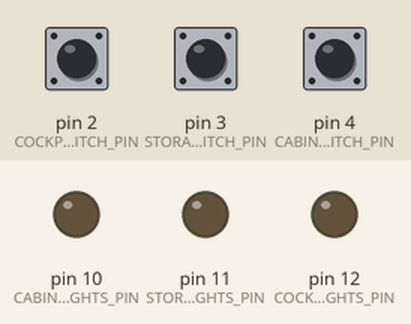
The sketch below on a simulated Arduino Uno, built with avr-gcc and run on an emulated ATmega328P. On the bench: output pins drawn as LEDs (lit = HIGH). The inputs (shaded band) are chosen by the test bench; at power-on: pin 2 (COCKPIT_LIGHTS_SWITCH_PIN) LOW, pin 3 (STORAGE_LIGHTS_SWITCH_PIN) LOW, pin 4 (CABIN_LIGHTS_SWITCH_PIN) LOW.

Above: at 1.2 s.
1.3 s: pin 2 (COCKPIT_LIGHTS_SWITCH_PIN) pulled HIGH for 0.15 s
At 1.37 s:
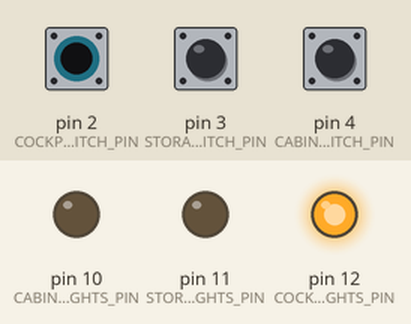
2.9 s: pin 3 (STORAGE_LIGHTS_SWITCH_PIN) pulled HIGH for 0.15 s
At 2.97 s:
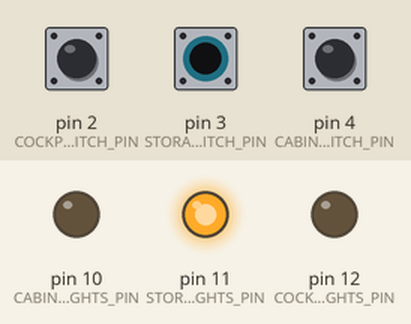
4.5 s: pin 4 (CABIN_LIGHTS_SWITCH_PIN) pulled HIGH for 0.15 s
At 4.57 s:
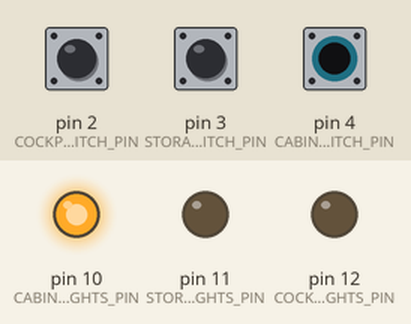
6.1 s: pin 4 (CABIN_LIGHTS_SWITCH_PIN) pulled HIGH for 3.2 s
At 10.2 s:
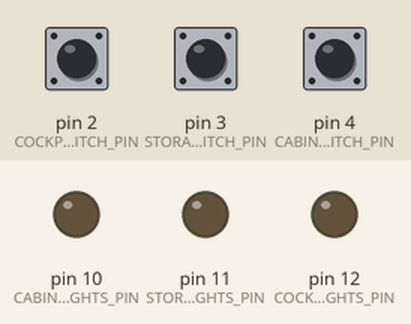
10.8 s: pin 2 (COCKPIT_LIGHTS_SWITCH_PIN) pulled HIGH for 3.2 s
At 11.3 s:
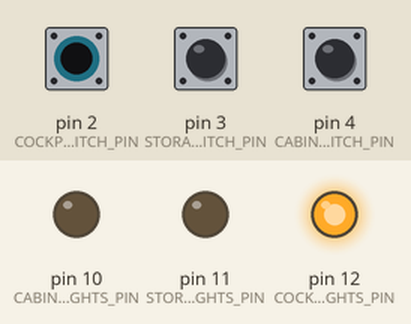
15.5 s: pin 2 (COCKPIT_LIGHTS_SWITCH_PIN) driven HIGH and pin 3 (STORAGE_LIGHTS_SWITCH_PIN) driven HIGH
At 16.1 s:
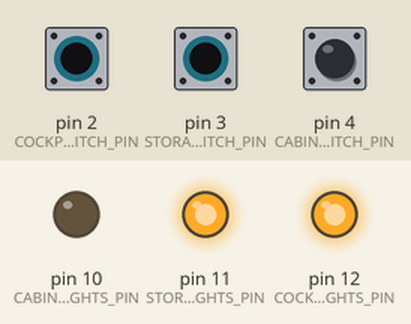
Timing chart, 0 to 18.0 s (numbered marks = the images above; inputs shaded):
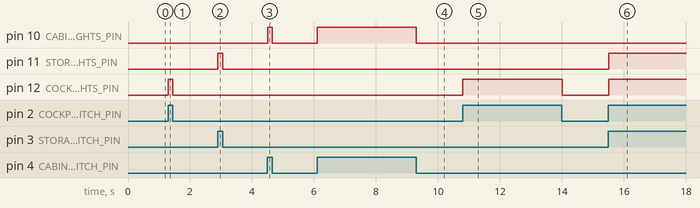

Measured:
- after the input at 1.3 s, pin 12 (COCKPIT_LIGHTS_PIN): LOW → HIGH at once, → LOW 0.15 s later
- after the input at 2.9 s, pin 11 (STORAGE_LIGHTS_PIN): LOW → HIGH at once, → LOW 0.15 s later
- after the input at 4.5 s, pin 10 (CABIN_LIGHTS_PIN): LOW → HIGH at once, → LOW 0.15 s later
- after the input at 6.1 s, pin 10 (CABIN_LIGHTS_PIN): LOW → HIGH at once, → LOW 3.2 s later
- after the input at 10.8 s, pin 12 (COCKPIT_LIGHTS_PIN): LOW → HIGH at once, → LOW 3.2 s later
- after the input at 15.5 s, pin 11 (STORAGE_LIGHTS_PIN), pin 12 (COCKPIT_LIGHTS_PIN): LOW → HIGH at once

The sketch:

day_4_multi_switch.ino
```cpp
#include "Arduino.h"  // include information about our HERO


const byte CABIN_LIGHTS_PIN = 10;    // pin controlling the cabin lights
const byte STORAGE_LIGHTS_PIN = 11;  // pin controlling the storage lights
const byte COCKPIT_LIGHTS_PIN = 12;  // pin controlling the exterior lights

const byte CABIN_LIGHTS_SWITCH_PIN = 4;    // switch controlling the cabin lights
const byte STORAGE_LIGHTS_SWITCH_PIN = 3;  // switch controlling the storage lights
const byte COCKPIT_LIGHTS_SWITCH_PIN = 2;


void setup() {
  // put your setup code here, to run once:
  // Configure our LED control pins as OUTPUT pins
  pinMode(CABIN_LIGHTS_PIN, OUTPUT);    // pin controlling the cabin lights
  pinMode(STORAGE_LIGHTS_PIN, OUTPUT);  // pin controlling the storage lights
  pinMode(COCKPIT_LIGHTS_PIN, OUTPUT);  // pin controlling the exterior lights

  // Configure the switch pins as INPUT pins
  pinMode(CABIN_LIGHTS_SWITCH_PIN, INPUT);    // pin connected to switch 1 (cabin lights)
  pinMode(STORAGE_LIGHTS_SWITCH_PIN, INPUT);  // pin connected to switch 2 (storage lights)
  pinMode(COCKPIT_LIGHTS_SWITCH_PIN, INPUT);  // pin connected to switch 3 (exterior lights)
}

void loop() {
  // Control cabin lights based on setting on switch 1
  if (digitalRead(CABIN_LIGHTS_SWITCH_PIN) == HIGH) {  // if switch is on (HIGH voltage)
    digitalWrite(CABIN_LIGHTS_PIN, HIGH);              // turn on LED by providing HIGH voltage (5v)
  } else {
    digitalWrite(CABIN_LIGHTS_PIN, LOW);  // turn off LED by setting output to LOW (zero volts)
  }

  // Control storage lights based on setting on switch 2
  if (digitalRead(STORAGE_LIGHTS_SWITCH_PIN) == HIGH) {  // if switch is on (HIGH voltage)
    digitalWrite(STORAGE_LIGHTS_PIN, HIGH);              // turn on LED by providing HIGH voltage (5v)
  } else {
    digitalWrite(STORAGE_LIGHTS_PIN, LOW);  // turn off LED by setting output to LOW (zero volts)
  }

  // Control exterior lights based on setting on switch 3
  if (digitalRead(COCKPIT_LIGHTS_SWITCH_PIN) == HIGH) {  // if switch is on (HIGH voltage)
    digitalWrite(COCKPIT_LIGHTS_PIN, HIGH);              // turn the LED on (HIGH is the voltage level)
  } else {
    digitalWrite(COCKPIT_LIGHTS_PIN, LOW);  // turn off LED by setting output to LOW (zero volts)
  }
}
```
